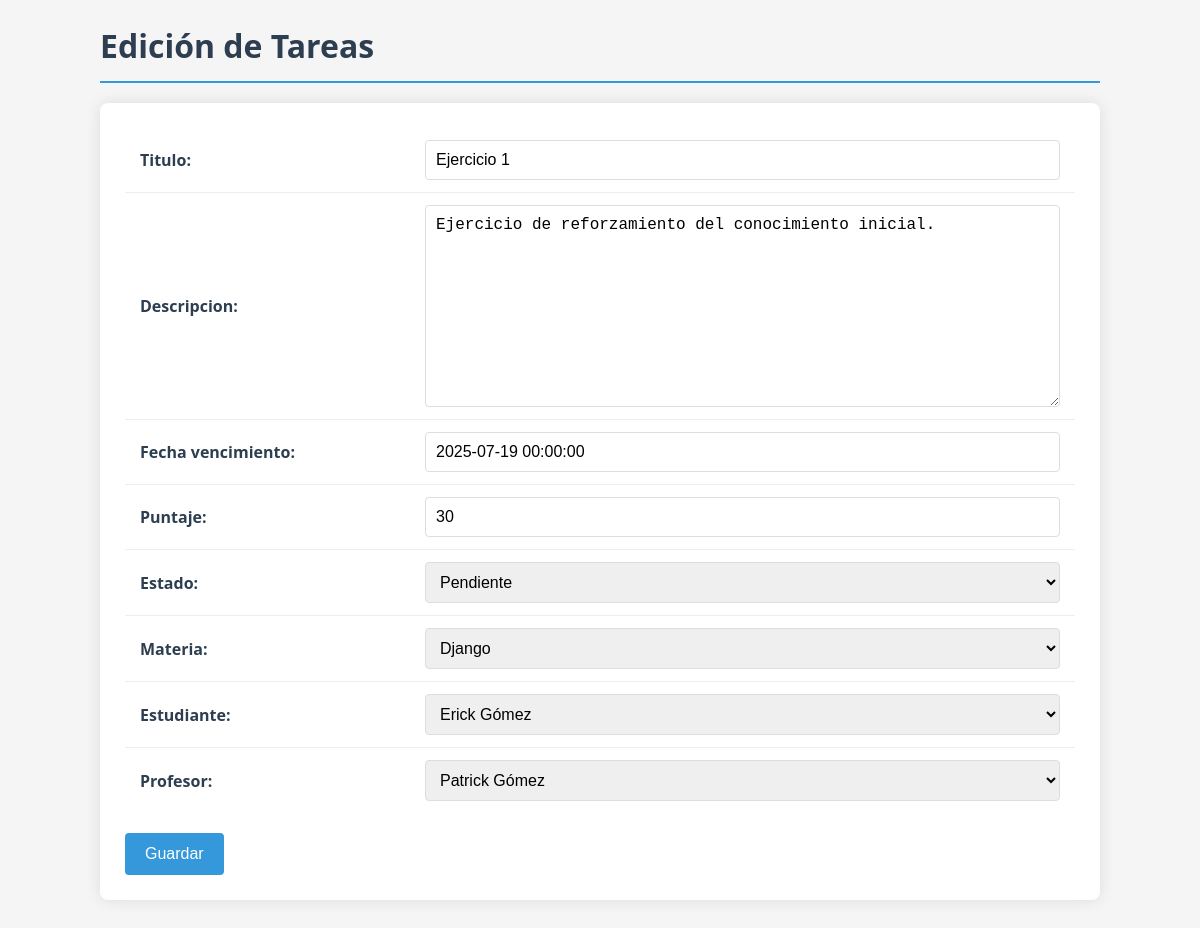
Page /tareas_editar/1/ on the earlier database version.
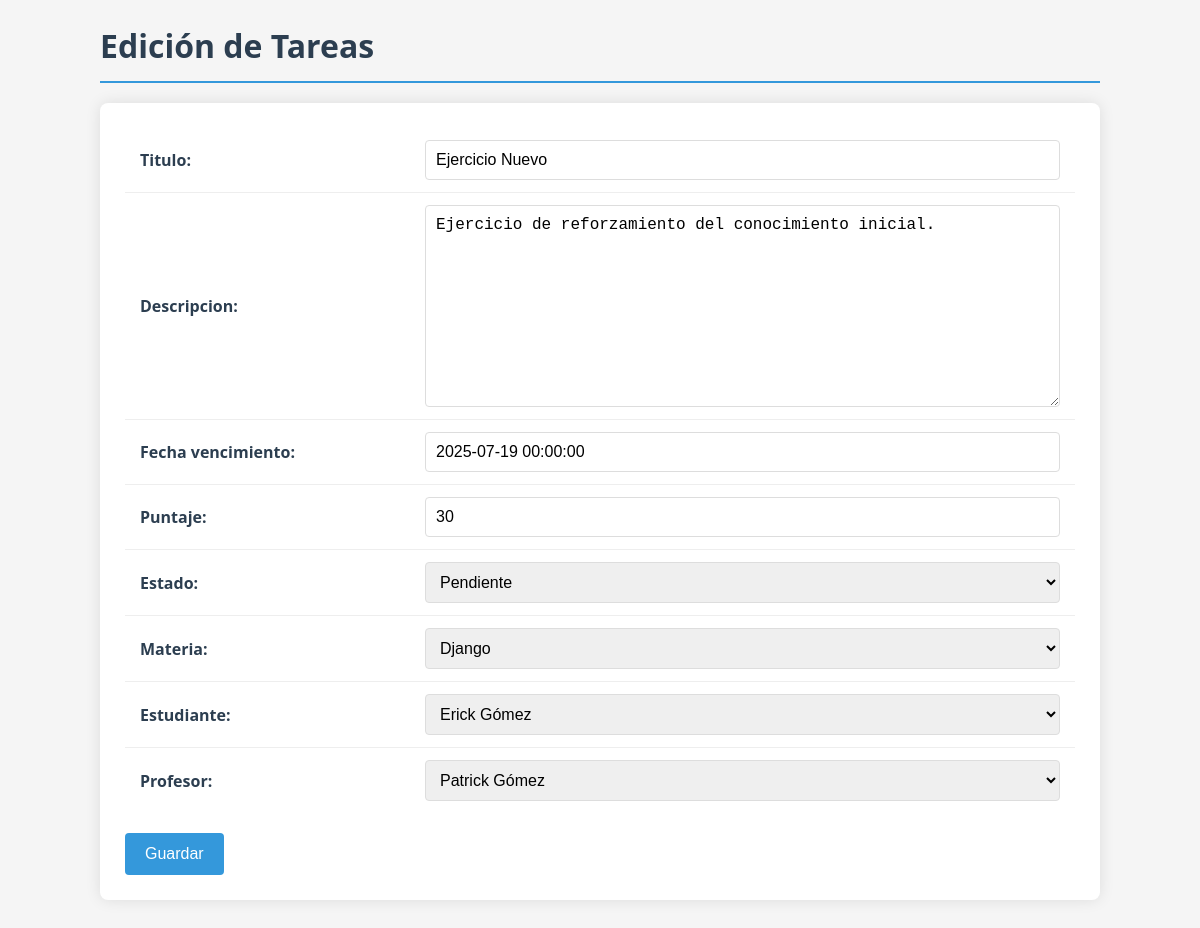
Same page on the later database version.
### tareas/models.py (models this page shows, shortened)
class Tarea(models.Model):
    titulo = models.CharField(max_length=200, validators=[validar_textos])
    descripcion = models.TextField()
    fecha_creacion = models.DateTimeField(auto_now_add=True)
    fecha_vencimiento = models.DateTimeField(validators=[validar_fecha_vencimiento])
    puntaje = models.IntegerField(default=0, validators=[validar_puntaje])
    estado = models.CharField(max_length=15, choices=TareaEstado.choices, default=TareaEstado.PENDIENTE)
    materia = models.ForeignKey(Materia, on_delete=models.CASCADE)
    estudiante = models.ForeignKey(Persona, on_delete=models.CASCADE, related_name='tarea_asignada', limit_choices_to={'tipo': TipoPersona.ESTUDIANTE})
    profesor = models.ForeignKey(Persona, on_delete=models.CASCADE, related_name='revisa_tarea', limit_choices_to={'tipo': TipoPersona.PROFESOR})

### tareas/views.py (the view)
# urls.py: path('tareas_editar/<int:id>/', views.tareaFormView, name='editar_tarea'),  # Edit view for a specific tarea
def tareaFormView(request, id=None):
    form = TareaForm()
    tarea = None
    if id:
        tarea = get_object_or_404(Tarea, id=id)
        form = TareaForm(instance=tarea)
    if request.method == 'POST':
        if tarea:
            form = TareaForm(request.POST, instance=tarea if tarea else None)
        if form.is_valid():
            form.save()
            return redirect('lista_tareas')  # o JsonResponse si querés API
    return render(request, 'edittarea.html', {'form': form})

### tareas/forms.py
class TareaForm(forms.ModelForm):
    class Meta:
        model = Tarea
        fields = "__all__"

### tareas/models.py (called while the page is built)
    def __str__(self):
        return f"{self.nombre} {self.apellido}"

    def __str__(self):
        return self.nombre

### tareas/templates/edittarea.html (shortened to what this page needs)
<h1>Edición de Tareas</h1>
<form method="post" action="">
    <table>
        {{ form.as_table }}
    </table>
    <button type="submit">Guardar</button>
</form>

### tareas/templates/edittarea.html (style rules this page uses)
h1 { color: #2c3e50; border-bottom: 2px solid #3498db; padding-bottom: 10px; margin-bottom: 20px; }
form { background: #fff; padding: 25px; border-radius: 8px; box-shadow: 0 0 15px rgba(0, 0, 0, 0.1); }
table { width: 100%; border-collapse: collapse; margin-bottom: 20px; }
table tr:not(:last-child) { border-bottom: 1px solid #eee; }
table th, table td { padding: 12px 15px; text-align: left; }
table th { width: 30%; font-weight: 600; color: #2c3e50; }
input, select, textarea { width: 100%; padding: 10px; border: 1px solid #ddd; border-radius: 4px; font-size: 16px; transition: border-color 0.3s; }
button { background-color: #3498db; color: white; border: none; padding: 12px 20px; font-size: 16px; border-radius: 4px; cursor: pointer; transition: background-color 0.3s; }

Differences in the rows shown:
changed Tarea "Ejercicio de reforzamiento del conocimiento inicial.": titulo "Ejercicio 1" → "Ejercicio Nuevo"
